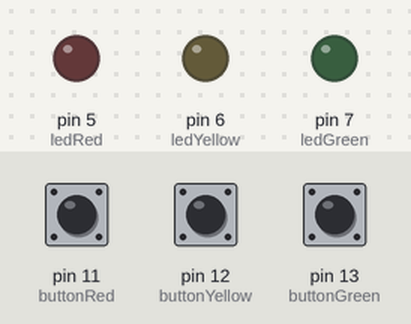
This sketch was run on a simulated Arduino Uno, built with avr-gcc and run on an emulated ATmega328P. On the bench: output pins drawn as LEDs (lit = HIGH). Inputs (shaded band) come from the test bench; at power-on: pin 11 (buttonRed) LOW, pin 12 (buttonYellow) LOW, pin 13 (buttonGreen) LOW.

Above: at 1.2 s.
1.3 s: pin 11 (buttonRed) pulled HIGH for 0.15 s
At 1.41 s:
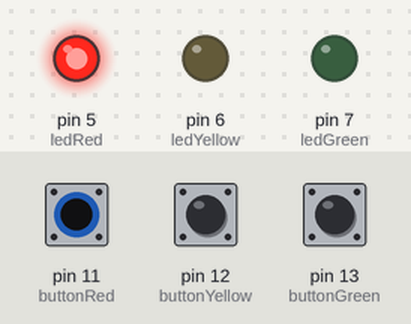
2.9 s: pin 12 (buttonYellow) pulled HIGH for 0.15 s
At 2.99 s:
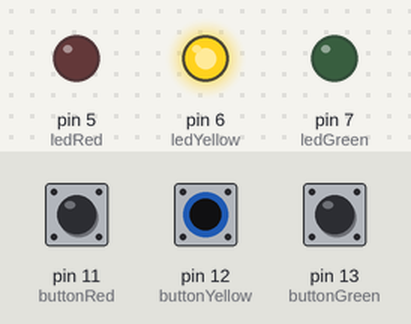
4.5 s: pin 13 (buttonGreen) pulled HIGH for 0.15 s
At 4.58 s:
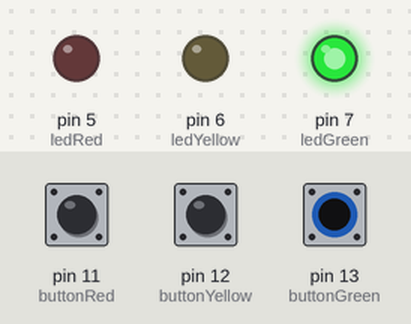
6.1 s: pin 13 (buttonGreen) pulled HIGH for 3.2 s
At 9.8 s:
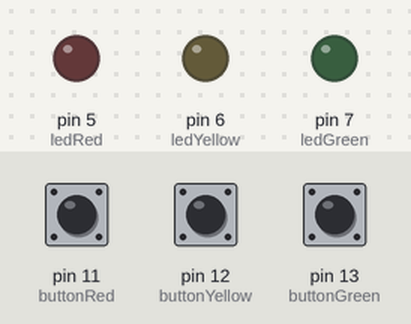
10.8 s: pin 11 (buttonRed) pulled HIGH for 3.2 s
At 11.7 s:
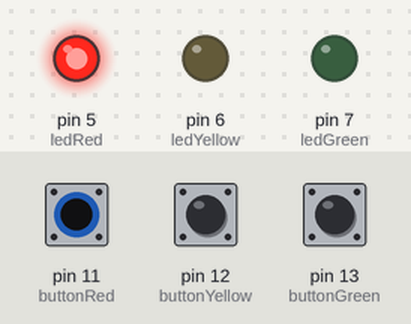
15.5 s: pin 11 (buttonRed) driven HIGH and pin 12 (buttonYellow) driven HIGH
At 16.0 s:
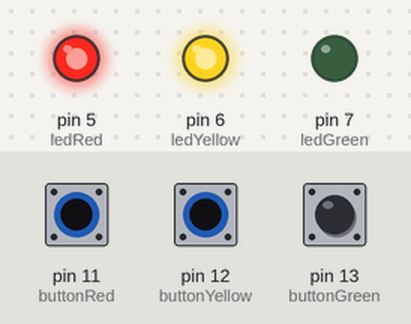
Timing chart, 0 to 18.0 s (numbered marks = the images above; inputs shaded):
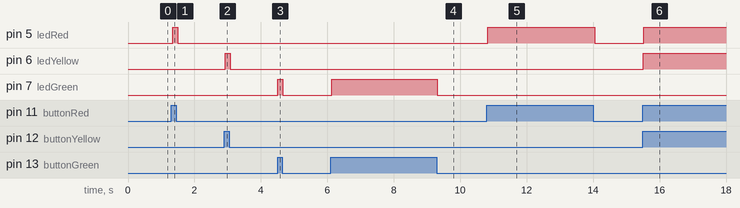

Measured:
- after the input at 1.3 s, pin 5 (ledRed): LOW → HIGH at once, → LOW 0.15 s later
- after the input at 2.9 s, pin 6 (ledYellow): LOW → HIGH at once, → LOW 0.15 s later
- after the input at 4.5 s, pin 7 (ledGreen): LOW → HIGH at once, → LOW 0.15 s later
- after the input at 6.1 s, pin 7 (ledGreen): LOW → HIGH at once, → LOW 3.2 s later
- after the input at 10.8 s, pin 5 (ledRed): LOW → HIGH at once, → LOW 3.2 s later
- after the input at 15.5 s, pin 5 (ledRed), pin 6 (ledYellow): LOW → HIGH at once

The sketch:

Manual-Traffic-Light.ino
```cpp
// Change the pins according to your circuit
#define buttonGreen 13
#define buttonYellow 12
#define buttonRed 11
#define ledGreen 7
#define ledYellow 6
#define ledRed 5

void setup()
{
  // Buttons
  pinMode(buttonGreen, INPUT);
  pinMode(buttonYellow, INPUT);
  pinMode(buttonRed, INPUT);
  // LED
  pinMode(ledGreen, OUTPUT);
  pinMode(ledYellow, OUTPUT);
  pinMode(ledRed, OUTPUT);
}
void loop()
{
  int buttonGreenState = digitalRead(buttonGreen);
  int buttonYellowState = digitalRead(buttonYellow);
  int buttonRedState = digitalRead(buttonRed);

  if(buttonGreenState == HIGH) {
    digitalWrite(ledGreen, HIGH);
  }
  else {
    digitalWrite(ledGreen, LOW);
  }
  delay(10);

  if(buttonYellowState == HIGH) {
    digitalWrite(ledYellow, HIGH);
  }
  else {
    digitalWrite(ledYellow, LOW);
  }
  delay(10);

  if(buttonRedState == HIGH) {
    digitalWrite(ledRed, HIGH);
  }
  else {
    digitalWrite(ledRed, LOW);
  }
  delay(10);
}
```
